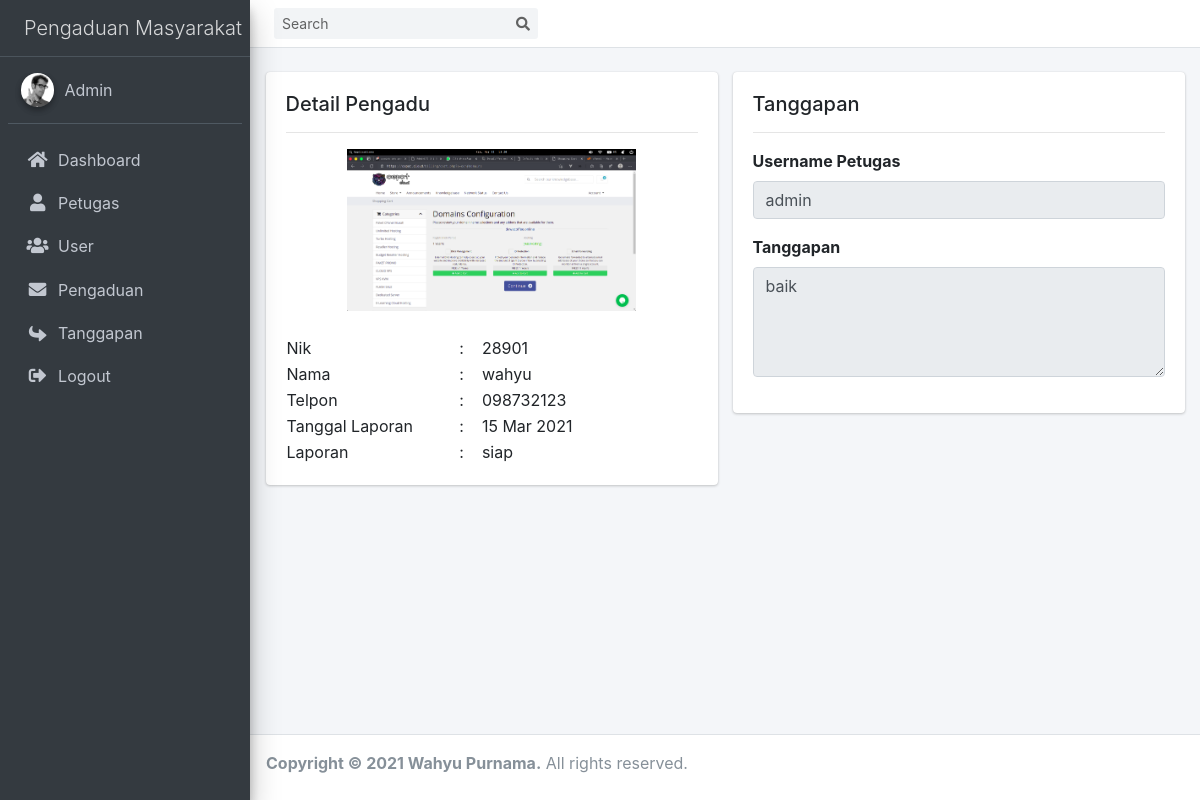
The page /index.php?page=detail&id=11 (signed in) on the database its author committed.
### tables this page shows
CREATE TABLE `pengaduan` (
  `id_pengaduan` int(11) NOT NULL,
  `tgl_pengaduan` datetime NOT NULL ON UPDATE CURRENT_TIMESTAMP,
  `nik` char(16) NOT NULL,
  `isi_laporan` text NOT NULL,
  `foto` varchar(255) NOT NULL,
  `status` enum('0','proses','selesai','') NOT NULL
);

CREATE TABLE `masyarakat` (
  `nik` char(16) NOT NULL,
  `nama` varchar(100) NOT NULL,
  `username` varchar(50) NOT NULL,
  `password` varchar(255) NOT NULL,
  `telp` varchar(14) NOT NULL
);

CREATE TABLE `tanggapan` (
  `id_tanggapan` int(11) NOT NULL,
  `id_pengaduan` int(11) NOT NULL,
  `tgl_tanggapan` datetime NOT NULL DEFAULT CURRENT_TIMESTAMP,
  `tanggapan` text NOT NULL,
  `id_petugas` int(11) NOT NULL
);

### model/Pengaduan.php (called while the page is built, shortened)
<?php
class Pengaduan extends Database
{
    private $db;
    function __construct()
    {
        $this->db = $this->conn();
    }
    public function detail($id)
    {
        $sql = "SELECT * FROM pengaduan INNER JOIN masyarakat using(nik) WHERE id_pengaduan = $id";
        $data = $this->db->query($sql);
        return $data->fetch_assoc();
    }
    public function tanggapan($id)
    {
        $sql = "SELECT * FROM tanggapan WHERE id_pengaduan=$id";
        $data = $this->db->query($sql);
        return $data->fetch_assoc();
    }
}

### model/Database.php (called while the page is built, shortened)
<?php
class Database
{
    private $hs = 'localhost';
    private $us = 'wahyu';
    private $pw = 'wahyup';
    private $db = 'ukk_pengaduan';
    public function conn()
    {
        $return = mysqli_connect($this->hs,$this->us,$this->pw,$this->db);
        return $return;
    }
}

### views/detail.php (the view, shortened to what this page needs)
<?php
    $id = $_GET['id'];
    $pe = new Pengaduan();
    $data = $pe->detail($id);
    $tanggapan = $pe->tanggapan($id);
    if ($tanggapan == null) {
        $tanggap = '';
    }else{
        $tanggap = $tanggapan['tanggapan'];
    }
?>
<br>
<div class="row">
    <div class="col-lg-6">
        <div class="card">
            <div class="card-body">
                <h5>Detail Pengadu</h5>
                <hr>
                <div class="text-center">
                    <img src="../assets/gambar/<?php echo $data['foto'] ?>" alt="" width="70%">
                </div>
                <br>
                <table>
                    <tr>
                        <td width="60%">Nik</td>
                        <td>: &nbsp;&nbsp; <?php echo $data['nik'] ?></td>
                    </tr>
                    <tr>
                        <td>Nama</td>
                        <td>: &nbsp;&nbsp; <?php echo $data['nama'] ?></td>
                    </tr>
                    <tr>
                        <td>Telpon</td>
                        <td>: &nbsp;&nbsp; <?php echo $data['telp'] ?></td>
                    </tr>
                    <tr>
                        <td>Tanggal Laporan</td>
                        <td>: &nbsp;&nbsp; <?php echo date('d M Y',strtotime($data['tgl_pengaduan'])) ?></td>
                    </tr>
                    <tr>
                        <td>Laporan</td>
                        <td>: &nbsp;&nbsp; <?php echo $data['isi_laporan'] ?></td>
                    </tr>
                </table>
            </div>
        </div>
    </div>
    <div class="col-lg-6">
        <div class="card">
            <div class="card-body">
                <h5>Tanggapan</h5>
                <hr>
                <form action="" method="POST">
                    <div class="form-group">
                        <label for="petugas">Username Petugas</label>
                        <input type="text" class="form-control" id="petugas" placeholder="Username Petugas" value="<?php echo $_SESSION['user'] ?>" disabled>
                    </div>
                    <div class="form-group">
                        <label for="tanggapan">Tanggapan</label>
                        <textarea name="tanggapan" rows="4" class="form-control" required <?php echo ($tanggap !== '') ? 'disabled' : '' ?>><?php echo ($tanggap !== '') ? $tanggap : '' ?></textarea>
                    </div>
                </form>
            </div>
        </div>
    </div>
</div>

### rows shown on the page
pengaduan: foto (picture), nik "28901", masyarakat.nama "wahyu", masyarakat.telp "098732123", tgl_pengaduan "15 Mar 2021", isi_laporan "siap"
tanggapan: tanggapan "baik"
